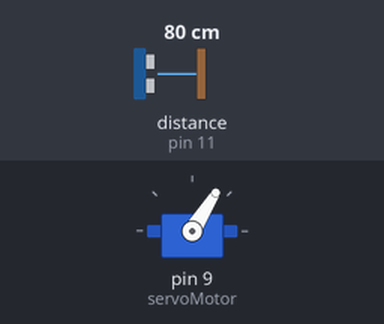
Simulated run of this sketch. Board: Arduino Uno, built with avr-gcc and run on an emulated ATmega328P. On the bench: servo. Wiring (inferred from the names in the program): ultrasonic range finder: trigger pin 10; echo pin 11. Inputs (shaded band) come from the test bench; at power-on: distance to the obstacle (sensor on pin 11) 80 cm. The echo pulse lasts 58.3 µs per cm; what the sketch prints to the serial monitor is not drawn.

Above: at 1.2 s.
1.3 s: distance to the obstacle (sensor on pin 11) set to 2 cm
At 2.83 s:
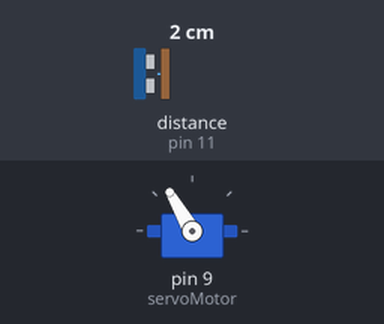
4.3 s: distance to the obstacle (sensor on pin 11) set to 9 cm
Timing chart, 0 to 13.3 s (numbered marks = the images above; inputs shaded):
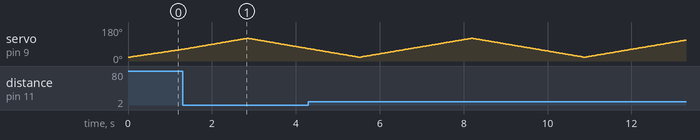

The sketch:

Localizador.ino
```cpp
#include "MPU6050.h"
#include <Servo.h>
#include <Math.h>

Servo servoMotor;


long duration;
const int trigPin = 10;
const int echoPin = 11;
float distance;
float distancex;


void setup()
{
	servoMotor.attach(9);
	pinMode(trigPin, OUTPUT); // Sets the trigPin as an Output
  	pinMode(echoPin, INPUT); // Sets the echoPin as an Input
	Serial.begin(9600);

}

void loop()
{
	 for (int i = 20; i <= 120; i++)
  {
    // Desplazamos al ángulo correspondiente
    servoMotor.write(i);
    distance = GetDistance();
    distancex = distance * (cos(i)*55);

    Serial.print(i);
    Serial.print(",");
    Serial.print(distance);
    Serial.print(".");
    delay(25);
  }
  // Para el sentido negativo
  for (int i = 120; i > 20; i--)
  {
    // Desplazamos al ángulo correspondiente
    servoMotor.write(i);
    distance = GetDistance();
    distancex = distance * (cos(i)*55);
    Serial.print(i);
    Serial.print(",");
    Serial.print(distance);
    Serial.print(".");
    delay(25);
  }
}

float GetDistance()
{
  digitalWrite(trigPin, LOW);
  delayMicroseconds(2);
  // Sets the trigPin on HIGH state for 10 micro seconds
  digitalWrite(trigPin, HIGH);
  delayMicroseconds(10);
  digitalWrite(trigPin, LOW);
  duration = pulseIn(echoPin, HIGH); // Reads the echoPin, returns the sound wave travel time in microseconds
  distance= duration*0.034/2;
  return distance;

}
```
